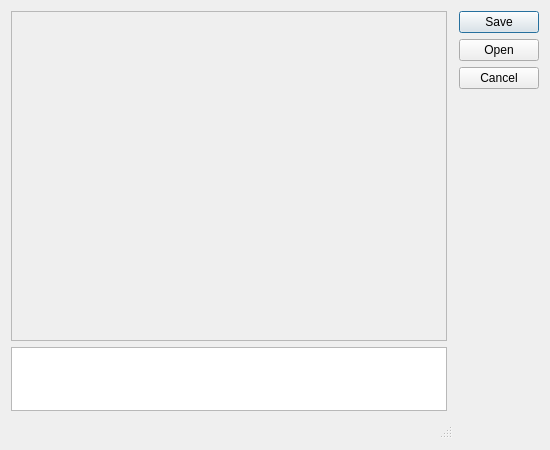
<?xml version="1.0" encoding="UTF-8"?>
<ui version="4.0">
 <class>runDialog</class>
 <widget class="QDialog" name="runDialog">
  <property name="geometry">
   <rect>
    <x>0</x>
    <y>0</y>
    <width>550</width>
    <height>450</height>
   </rect>
  </property>
  <property name="windowTitle">
   <string>Run Processing module </string>
  </property>
  <layout class="QGridLayout" name="gridLayout">
   <item row="0" column="2">
    <widget class="QDialogButtonBox" name="buttons">
     <property name="orientation">
      <enum>Qt::Vertical</enum>
     </property>
     <property name="standardButtons">
      <set>QDialogButtonBox::Cancel|QDialogButtonBox::Open|QDialogButtonBox::Save</set>
     </property>
    </widget>
   </item>
   <item row="2" column="0">
    <widget class="QTextBrowser" name="text">
     <property name="sizePolicy">
      <sizepolicy hsizetype="Expanding" vsizetype="Fixed">
       <horstretch>0</horstretch>
       <verstretch>0</verstretch>
      </sizepolicy>
     </property>
     <property name="maximumSize">
      <size>
       <width>16777215</width>
       <height>64</height>
      </size>
     </property>
    </widget>
   </item>
   <item row="0" column="0">
    <widget class="QScrollArea" name="scrollArea">
     <property name="widgetResizable">
      <bool>true</bool>
     </property>
     <property name="horizontalScrollBarPolicy">
         <enum>Qt::ScrollBarAlwaysOff</enum>
     </property>
     <widget class="QWidget" name="">
       <property name="geometry">
        <rect>
         <x>-10</x>
         <y>140</y>
         <width>304</width>
         <height>166</height>
        </rect>
       </property>
       <layout class="QFormLayout" name="form"/>
     </widget>
    </widget>
   </item>
   <item row="3" column="0" colspan="2">
       <widget class="QStatusBar" name="statusBar">
       </widget>
   </item>
  </layout>
 </widget>
 <resources/>
 <connections>
  <connection>
   <sender>buttons</sender>
   <signal>rejected()</signal>
   <receiver>runDialog</receiver>
   <slot>reject()</slot>
   <hints>
    <hint type="sourcelabel">
     <x>355</x>
     <y>122</y>
    </hint>
    <hint type="destinationlabel">
     <x>246</x>
     <y>6</y>
    </hint>
   </hints>
  </connection>
  <connection>
   <sender>buttons</sender>
   <signal>accepted()</signal>
   <receiver>runDialog</receiver>
   <slot>accept()</slot>
   <hints>
    <hint type="sourcelabel">
     <x>362</x>
     <y>215</y>
    </hint>
    <hint type="destinationlabel">
     <x>240</x>
     <y>139</y>
    </hint>
   </hints>
  </connection>
 </connections>
</ui>
